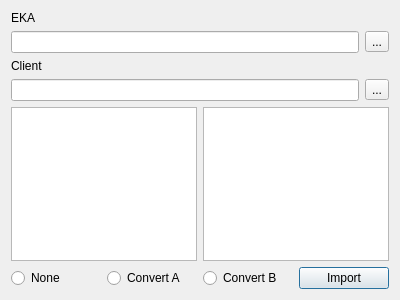
<?xml version="1.0" encoding="UTF-8"?>
<ui version="4.0">
 <class>ImportDbf</class>
 <widget class="QDialog" name="ImportDbf">
  <property name="geometry">
   <rect>
    <x>0</x>
    <y>0</y>
    <width>400</width>
    <height>300</height>
   </rect>
  </property>
  <property name="windowTitle">
   <string>Dialog</string>
  </property>
  <layout class="QVBoxLayout" name="verticalLayout">
   <item>
    <widget class="QLabel" name="label_eka">
     <property name="text">
      <string>EKA</string>
     </property>
    </widget>
   </item>
   <item>
    <layout class="QHBoxLayout" name="horizontalLayout_2">
     <item>
      <widget class="QLineEdit" name="lineEdit_eka"/>
     </item>
     <item>
      <widget class="QToolButton" name="toolButton_eka">
       <property name="text">
        <string>...</string>
       </property>
      </widget>
     </item>
    </layout>
   </item>
   <item>
    <widget class="QLabel" name="label_client">
     <property name="text">
      <string>Client</string>
     </property>
    </widget>
   </item>
   <item>
    <layout class="QHBoxLayout" name="horizontalLayout_3">
     <item>
      <widget class="QLineEdit" name="lineEdit_client"/>
     </item>
     <item>
      <widget class="QToolButton" name="toolButton_client">
       <property name="text">
        <string>...</string>
       </property>
      </widget>
     </item>
    </layout>
   </item>
   <item>
    <layout class="QHBoxLayout" name="horizontalLayout">
     <item>
      <widget class="QTableView" name="tableView_dbf_eka"/>
     </item>
     <item>
      <widget class="QTableView" name="tableView_dbf_client"/>
     </item>
    </layout>
   </item>
   <item>
    <layout class="QHBoxLayout" name="horizontalLayout_4">
     <item>
      <widget class="QRadioButton" name="radioButton_2">
       <property name="text">
        <string>None</string>
       </property>
      </widget>
     </item>
     <item>
      <widget class="QRadioButton" name="radioButton_3">
       <property name="text">
        <string>Convert A</string>
       </property>
      </widget>
     </item>
     <item>
      <widget class="QRadioButton" name="radioButton">
       <property name="text">
        <string>Convert B</string>
       </property>
      </widget>
     </item>
     <item>
      <widget class="QPushButton" name="pushButton">
       <property name="text">
        <string>Import</string>
       </property>
      </widget>
     </item>
    </layout>
   </item>
  </layout>
 </widget>
 <resources/>
 <connections/>
</ui>
